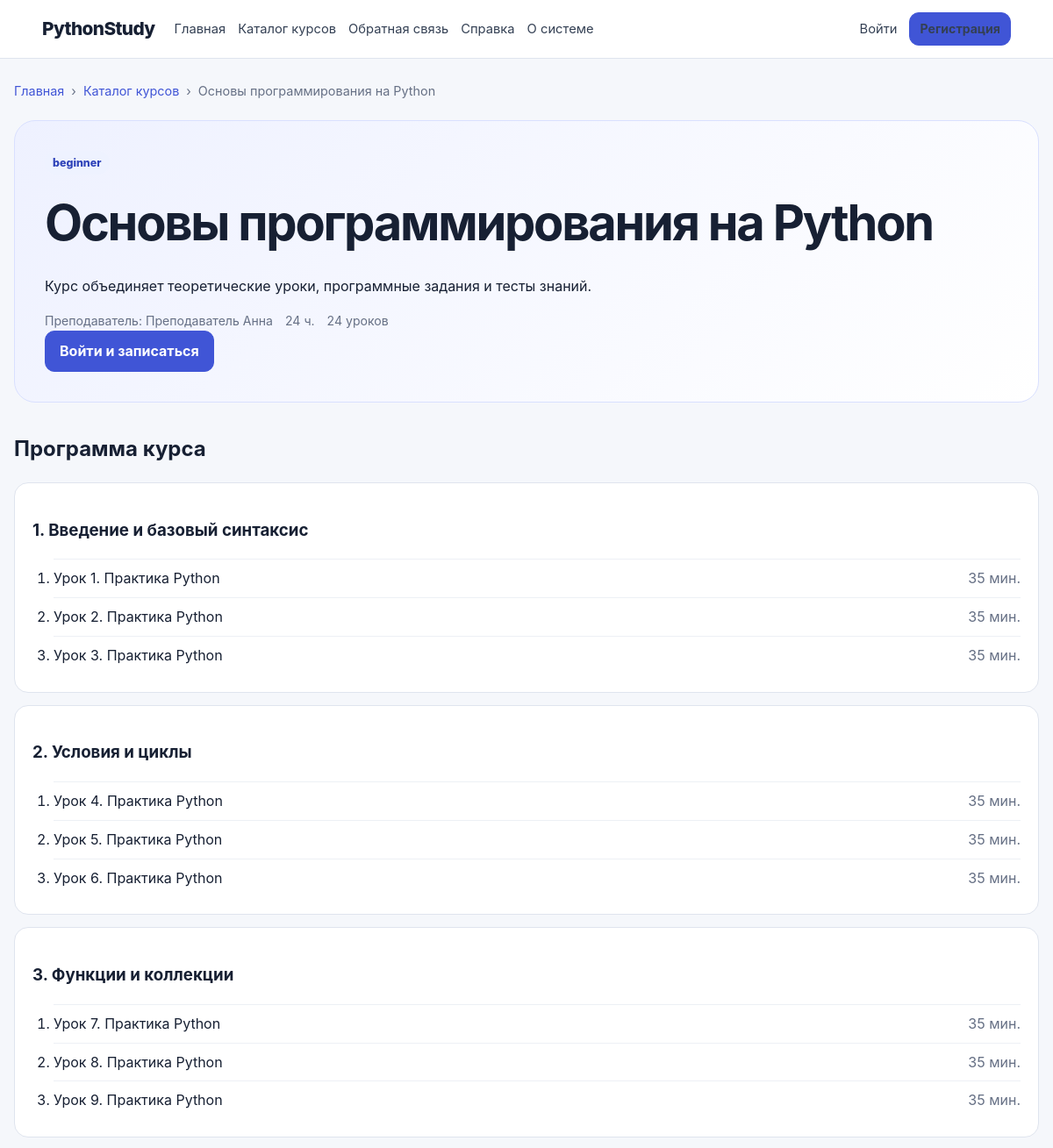
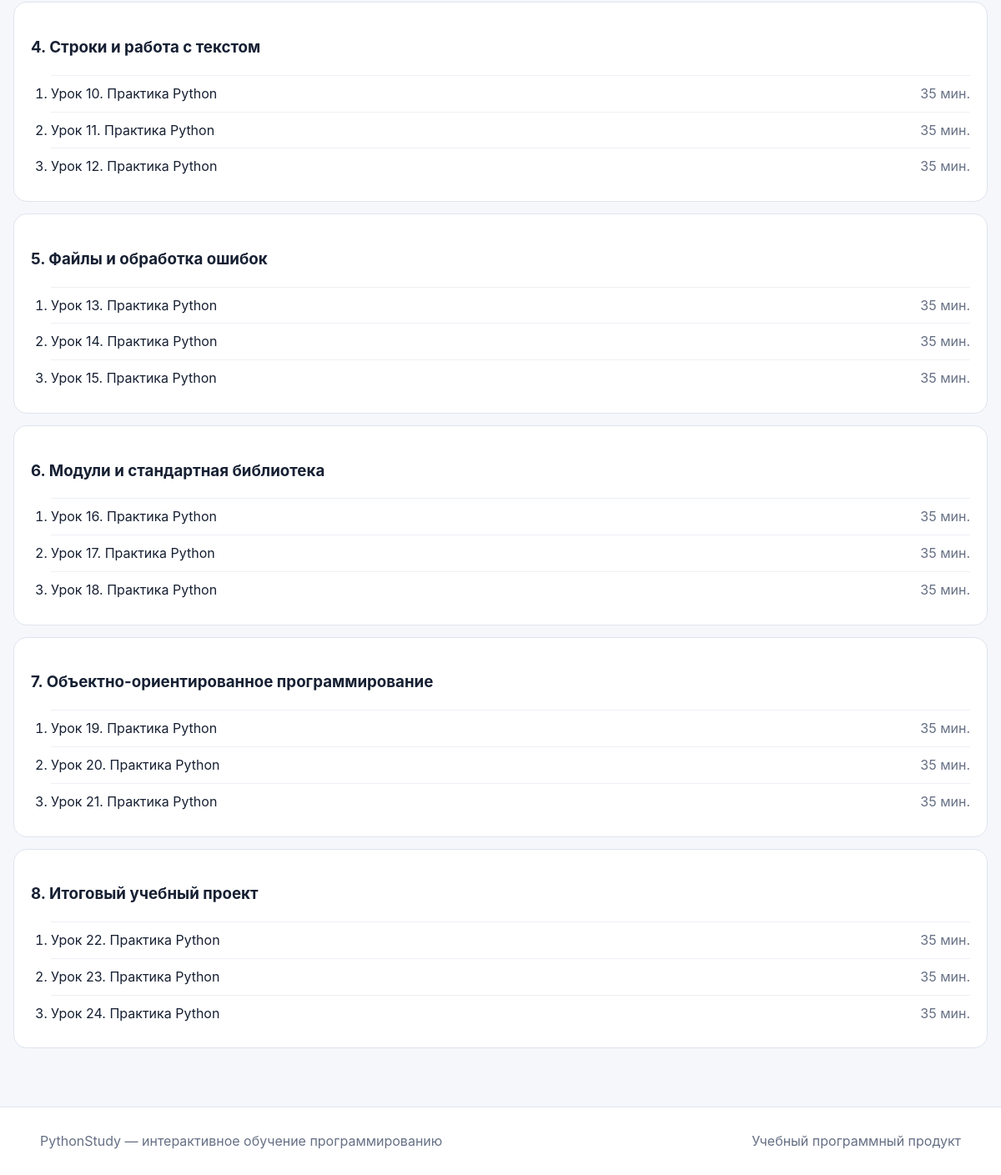
Page /courses/osnovy-python on the committed database (2 pictures, top to bottom).
### app/models/course.py (models this page shows)
class Course(TimestampMixin, db.Model):
    __tablename__ = "courses"
    id = db.Column(db.BigInteger().with_variant(db.Integer, "sqlite"), primary_key=True)
    teacher_id = db.Column(db.BigInteger().with_variant(db.Integer, "sqlite"), db.ForeignKey("users.id"), nullable=False)
    title = db.Column(db.String(255), nullable=False)
    slug = db.Column(db.String(255), unique=True, nullable=False, index=True)
    short_description = db.Column(db.String(500), nullable=False)
    full_description = db.Column(db.Text, nullable=False)
    cover_path = db.Column(db.String(500))
    difficulty = db.Column(db.String(30), default="beginner", nullable=False)
    status = db.Column(db.String(30), default="draft", nullable=False, index=True)
    estimated_hours = db.Column(db.Integer, default=1, nullable=False)
    passing_score = db.Column(db.Integer, default=70, nullable=False)
    is_sequential = db.Column(db.Boolean, default=True, nullable=False)
    published_at = db.Column(db.DateTime(timezone=True))
    teacher = db.relationship("User", back_populates="taught_courses", foreign_keys=[teacher_id])
    modules = db.relationship("CourseModule", back_populates="course", cascade="all, delete-orphan", order_by="CourseModule.order_index")
    enrollments = db.relationship("CourseEnrollment", back_populates="course", cascade="all, delete-orphan")
    quizzes = db.relationship("Quiz", back_populates="course", cascade="all, delete-orphan")
    @property
    def lessons_count(self):
        return sum(len(module.lessons) for module in self.modules)

class CourseModule(TimestampMixin, db.Model):
    __tablename__ = "course_modules"
    __table_args__ = (db.UniqueConstraint("course_id", "order_index", name="uq_module_order"),)
    id = db.Column(db.BigInteger().with_variant(db.Integer, "sqlite"), primary_key=True)
    course_id = db.Column(db.BigInteger().with_variant(db.Integer, "sqlite"), db.ForeignKey("courses.id"), nullable=False)
    title = db.Column(db.String(255), nullable=False)
    description = db.Column(db.Text)
    order_index = db.Column(db.Integer, nullable=False)
    is_required = db.Column(db.Boolean, default=True, nullable=False)
    course = db.relationship("Course", back_populates="modules")
    lessons = db.relationship("Lesson", back_populates="module", cascade="all, delete-orphan", order_by="Lesson.order_index")

### app/models/user.py (models this page shows, shortened)
class User(UserMixin, TimestampMixin, db.Model):
    __tablename__ = "users"
    id = db.Column(db.BigInteger().with_variant(db.Integer, "sqlite"), primary_key=True)
    role_id = db.Column(db.BigInteger().with_variant(db.Integer, "sqlite"), db.ForeignKey("roles.id"), nullable=False)
    username = db.Column(db.String(80), unique=True, index=True)
    email = db.Column(db.String(255), unique=True, nullable=False, index=True)
    password_hash = db.Column(db.String(255), nullable=False)
    last_name = db.Column(db.String(100), nullable=False)
    first_name = db.Column(db.String(100), nullable=False)
    middle_name = db.Column(db.String(100))
    avatar_path = db.Column(db.String(500))
    status = db.Column(db.String(30), default="active", nullable=False, index=True)
    is_email_verified = db.Column(db.Boolean, default=False, nullable=False)
    last_login_at = db.Column(db.DateTime(timezone=True))
    role = db.relationship("Role", back_populates="users")
    taught_courses = db.relationship("Course", back_populates="teacher", foreign_keys="Course.teacher_id")
    enrollments = db.relationship("CourseEnrollment", back_populates="user", cascade="all, delete-orphan")
    lesson_progress = db.relationship("LessonProgress", back_populates="user", cascade="all, delete-orphan")
    submissions = db.relationship("Submission", back_populates="user", cascade="all, delete-orphan", foreign_keys="Submission.user_id")
    quiz_attempts = db.relationship("QuizAttempt", back_populates="user", cascade="all, delete-orphan")
    notifications = db.relationship("Notification", back_populates="user", cascade="all, delete-orphan")
    @property
    def full_name(self):
        return " ".join(filter(None, [self.last_name, self.first_name, self.middle_name]))

### app/models/lesson.py (models this page shows)
class Lesson(TimestampMixin, db.Model):
    __tablename__ = "lessons"
    __table_args__ = (db.UniqueConstraint("module_id", "order_index", name="uq_lesson_order"),)
    id = db.Column(db.BigInteger().with_variant(db.Integer, "sqlite"), primary_key=True)
    module_id = db.Column(db.BigInteger().with_variant(db.Integer, "sqlite"), db.ForeignKey("course_modules.id"), nullable=False)
    title = db.Column(db.String(255), nullable=False)
    slug = db.Column(db.String(255), nullable=False)
    summary = db.Column(db.String(500))
    content = db.Column(db.Text, nullable=False)
    lesson_type = db.Column(db.String(30), default="theory", nullable=False)
    order_index = db.Column(db.Integer, nullable=False)
    estimated_minutes = db.Column(db.Integer, default=15, nullable=False)
    is_required = db.Column(db.Boolean, default=True, nullable=False)
    is_published = db.Column(db.Boolean, default=False, nullable=False)
    module = db.relationship("CourseModule", back_populates="lessons")
    materials = db.relationship("LessonMaterial", back_populates="lesson", cascade="all, delete-orphan", order_by="LessonMaterial.order_index")
    progress_records = db.relationship("LessonProgress", back_populates="lesson", cascade="all, delete-orphan")
    tasks = db.relationship("ProgrammingTask", back_populates="lesson", cascade="all, delete-orphan", order_by="ProgrammingTask.order_index")
    quizzes = db.relationship("Quiz", back_populates="lesson")

### app/public/routes.py (the view)
@bp.route("/courses/<slug>")
def course_detail(slug):
    course = Course.query.filter_by(slug=slug, status="published").first_or_404()
    enrollment = None
    if current_user.is_authenticated:
        enrollment = next((item for item in current_user.enrollments if item.course_id == course.id), None)
    return render_template(
        "public/course_detail.html",
        course=course,
        enrollment=enrollment,
        breadcrumbs=[("Главная", "public.index"), ("Каталог курсов", "public.courses"), (course.title, None)],
    )

### app/context_processors.py (called while the page is built)
def inject_global_context():
    return {
        "current_path": request.path,
        "is_authenticated": current_user.is_authenticated,
    }

### app/templates/public/course_detail.html (shortened to what this page needs)
{% extends 'base.html' %}
{% block content %}
  <section class="course-hero">
    <div>
      <span class="badge">{{ course.difficulty }}</span>
      <h1>{{ course.title }}</h1>
      <p>{{ course.full_description }}</p>
      <div class="meta">
        <span>Преподаватель: {{ course.teacher.full_name }}</span>
        <span>{{ course.estimated_hours }} ч.</span>
        <span>{{ course.lessons_count }} уроков</span>
      </div>
      {% if current_user.is_authenticated and current_user.has_role('student') %}
        {% if enrollment %}
          <a class="button" href="{{ url_for('student.my_courses') }}">Продолжить обучение — {{ enrollment.progress_percent }}%</a>
        {% else %}
          <form method="post" action="{{ url_for('student.enroll', course_id=course.id) }}">
            <input type="hidden" name="csrf_token" value="{{ csrf_token() }}">
            <button class="button" type="submit">Записаться на курс</button>
          </form>
        {% endif %}
      {% elif not current_user.is_authenticated %}
        <a class="button" href="{{ url_for('auth.login', next=request.path) }}">Войти и записаться</a>
      {% endif %}
    </div>
  </section>
  <section>
    <h2>Программа курса</h2>
    <div class="accordion-list">
      {% for module in course.modules %}
        <article class="module-card">
          <h3>{{ loop.index }}. {{ module.title }}</h3>
          <ol>
            {% for lesson in module.lessons %}
              <li>
                {% if current_user.is_authenticated and enrollment %}
                  <a href="{{ url_for('student.lesson', lesson_id=lesson.id) }}">{{ lesson.title }}</a>
            {% else %}{{ lesson.title }}{% endif %}
            <span>{{ lesson.estimated_minutes }} мин.</span>
              </li>
            {% endfor %}
          </ol>
        </article>
      {% endfor %}
    </div>
  </section>
{% endblock %}

### app/templates/partials/breadcrumbs.html
{% if breadcrumbs %}
  <nav class="breadcrumbs" aria-label="Хлебные крошки">
    {% for item in breadcrumbs %}
      {% if not loop.last and item[1] %}
        {% if item[1] is string %}
          <a href="{{ url_for(item[1]) }}">{{ item[0] }}</a>
        {% else %}
          <a href="{{ item[1]() }}">{{ item[0] }}</a>
        {% endif %}
        <span>›</span>
      {% else %}
        <span aria-current="page">{{ item[0] }}</span>
      {% endif %}
    {% endfor %}
  </nav>
{% endif %}

### app/static/css/main.css (style rules this page uses)
:root { --bg: #f5f7fb; --surface: #ffffff; --surface-soft: #eef2ff; --text: #172033; --muted: #667085; --line: #dfe4ee; --primary: #4055d6; --primary-dark: #2f43b9; --success: #18794e; --danger: #b42318; --warning: #a15c00; --radius: 16px; --shadow: 0 12px 35px rgba(27, 39, 94, 0.08); }
* { box-sizing: border-box; }
html { scroll-behavior: smooth; }
body { margin: 0; font-family: Inter, -apple-system, BlinkMacSystemFont, "Segoe UI", sans-serif; color: var(--text); background: var(--bg); line-height: 1.55; }
a { color: var(--primary); text-decoration: none; }
.breadcrumbs { display: flex; align-items: center; gap: 8px; margin-bottom: 22px; color: var(--muted); font-size: .9rem; overflow-x: auto; white-space: nowrap; }
.button { display: inline-flex; align-items: center; justify-content: center; gap: 8px; border: 1px solid var(--primary); border-radius: 11px; padding: 10px 16px; background: var(--primary); color: #fff; font-weight: 700; text-decoration: none; transition: .15s ease; }
.badge { display: inline-flex; width: fit-content; padding: 4px 9px; border-radius: 999px; background: var(--surface-soft); color: var(--primary-dark); font-size: .78rem; font-weight: 800; }
.meta { display: flex; gap: 14px; flex-wrap: wrap; color: var(--muted); font-size: .88rem; }
.course-hero { padding: 34px; border-radius: 24px; background: linear-gradient(135deg, #eef1ff, #ffffff); border: 1px solid #d9e0ff; margin-bottom: 34px; }
.course-hero h1 { font-size: clamp(2rem, 5vw, 3.5rem); margin: 12px 0; letter-spacing: -.04em; }
.module-card { padding: 20px; border: 1px solid var(--line); border-radius: var(--radius); background: #fff; margin-bottom: 14px; }
.module-card ol { margin: 14px 0 0; padding-left: 24px; }
.module-card li { padding: 9px 0; border-top: 1px solid #edf0f5; }
.module-card li span { float: right; color: var(--muted); }

### rows in the picture
Course: title "Основы программирования на Python", difficulty "beginner", full_description "Курс объединяет теоретические уроки, программные задания и тесты знаний.", estimated_hours "24"
User: teacher.full_name "Преподаватель Анна"
CourseModule: title "Введение и базовый синтаксис"
Lesson: title "Урок 1. Практика Python", estimated_minutes "35"
Lesson: title "Урок 2. Практика Python", estimated_minutes "35"
Lesson: title "Урок 3. Практика Python", estimated_minutes "35"
CourseModule: title "Условия и циклы"
Lesson: title "Урок 4. Практика Python", estimated_minutes "35"
Lesson: title "Урок 5. Практика Python", estimated_minutes "35"
Lesson: title "Урок 6. Практика Python", estimated_minutes "35"
CourseModule: title "Функции и коллекции"
Lesson: title "Урок 7. Практика Python", estimated_minutes "35"
Lesson: title "Урок 8. Практика Python", estimated_minutes "35"
Lesson: title "Урок 9. Практика Python", estimated_minutes "35"
CourseModule: title "Строки и работа с текстом"
Lesson: title "Урок 10. Практика Python", estimated_minutes "35"
Lesson: title "Урок 11. Практика Python", estimated_minutes "35"
Lesson: title "Урок 12. Практика Python", estimated_minutes "35"
CourseModule: title "Файлы и обработка ошибок"
Lesson: title "Урок 13. Практика Python", estimated_minutes "35"
Lesson: title "Урок 14. Практика Python", estimated_minutes "35"
Lesson: title "Урок 15. Практика Python", estimated_minutes "35"
CourseModule: title "Модули и стандартная библиотека"
Lesson: title "Урок 16. Практика Python", estimated_minutes "35"
Lesson: title "Урок 17. Практика Python", estimated_minutes "35"
Lesson: title "Урок 18. Практика Python", estimated_minutes "35"
CourseModule: title "Объектно-ориентированное программирование"
Lesson: title "Урок 19. Практика Python", estimated_minutes "35"
Lesson: title "Урок 20. Практика Python", estimated_minutes "35"
Lesson: title "Урок 21. Практика Python", estimated_minutes "35"
CourseModule: title "Итоговый учебный проект"
Lesson: title "Урок 22. Практика Python", estimated_minutes "35"
Lesson: title "Урок 23. Практика Python", estimated_minutes "35"
Lesson: title "Урок 24. Практика Python", estimated_minutes "35"

### other values in the picture
{{ item[0] }} "Главная" "Каталог курсов"
{{ course.lessons_count }} "24"
